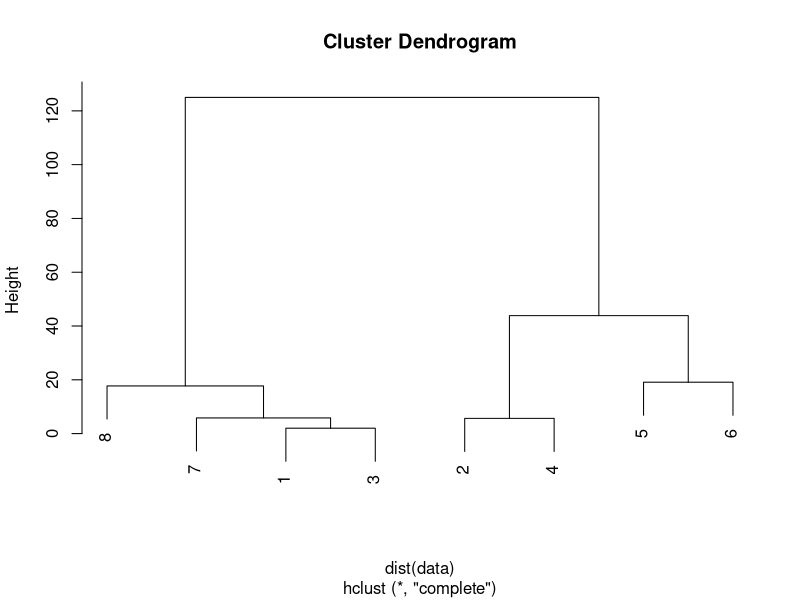

Here is the R script that generated this plot:
### Complete Linkage: When merging clusters containing >1 item, use the maximum distance between items 
### as the distance between clusters, then find the clusters having the minimum distance.

### Set up the data
weight.kg<-c(15,49,13,45,85,66,12,10)
height.cm<-c(95,156,95,160,178,176,90,78)
data<-matrix(cbind(weight.kg,height.cm),nrow=8)
dimnames(data)[[2]]<-c("weight.kg","height.cm")

## Iteration 1, calculate distance between all singletons
dist<-dist(data,diag=TRUE)
round(dist,3) 
## Find the minimum distance 
min(as.dist(dist)[as.dist(dist)!=0])  # 2
### Merge 1 and 3 
### Iteration 2, update distances to the cluster that contains (1,3)
old.dist<-as.matrix(dist)
new.dist<-as.matrix(dist)
new.dist[1,3]<-new.dist[3,1]<-0
new.dist[1,2]<-new.dist[2,1]<-max(old.dist[1,2],old.dist[3,2])
new.dist[1,4]<-new.dist[4,1]<-max(old.dist[1,4],old.dist[3,4])
new.dist[1,5]<-new.dist[5,1]<-max(old.dist[1,5],old.dist[3,5])
new.dist[1,6]<-new.dist[6,1]<-max(old.dist[1,6],old.dist[3,6])
new.dist[1,7]<-new.dist[7,1]<-max(old.dist[1,7],old.dist[3,7])
new.dist[1,8]<-new.dist[8,1]<-max(old.dist[1,8],old.dist[3,8])
new.dist[3,2]<-new.dist[2,3]<-max(old.dist[1,2],old.dist[3,2])
new.dist[3,4]<-new.dist[4,3]<-max(old.dist[1,4],old.dist[3,4])
new.dist[3,5]<-new.dist[5,3]<-max(old.dist[1,5],old.dist[3,5])
new.dist[3,6]<-new.dist[6,3]<-max(old.dist[1,6],old.dist[3,6])
new.dist[3,7]<-new.dist[7,3]<-max(old.dist[1,7],old.dist[3,7])
new.dist[3,8]<-new.dist[8,3]<-max(old.dist[1,8],old.dist[3,8])
## Check that new distance matrix is symmetric
all.equal(new.dist,t(new.dist))
round(as.dist(new.dist),3)
min(as.dist(new.dist)[as.dist(new.dist)!=0])  # 5.656854

## Merge 2 and 4
## Iteration 3; Update distances to the cluster that contains 2 & 4
new.dist2<-new.dist
new.dist2[2,4]<-new.dist2[4,2]<-0
new.dist2[1,2]<-new.dist2[2,1]<-new.dist2[4,1]<-new.dist2[1,4]<-max(old.dist[1,2],old.dist[3,2],old.dist[1,4],old.dist[3,4])
new.dist2[3,2]<-new.dist2[2,3]<-new.dist2[4,3]<-new.dist2[3,4]<-max(old.dist[1,2],old.dist[3,2],old.dist[1,4],old.dist[3,4])
new.dist2[2,5]<-new.dist2[5,2]<-new.dist2[4,5]<-new.dist2[5,4]<-max(old.dist[2,5],old.dist[4,5])
new.dist2[2,6]<-new.dist2[6,2]<-new.dist2[4,6]<-new.dist2[6,4]<-max(old.dist[2,6],old.dist[4,6])
new.dist2[2,7]<-new.dist2[7,2]<-new.dist2[4,7]<-new.dist2[7,4]<-max(old.dist[2,7],old.dist[4,7])
new.dist2[2,8]<-new.dist2[8,2]<-new.dist2[4,8]<-new.dist2[8,4]<-max(old.dist[2,8],old.dist[4,8])
## Check that new distance matrix is symmetric
all.equal(new.dist2,t(new.dist2))
round(as.dist(new.dist2),3)
## Find the minimum distance for identifying what clusters are merged next
min(as.dist(new.dist2)[as.dist(new.dist2)!=0])  #5.830952

# Merge 7 with cluster 1,3
# Iteration 4, Update distances to cluster that contains 1,3,7
new.dist3<-new.dist2
new.dist3[1,7]<-new.dist3[7,1]<-new.dist3[3,7]<-new.dist3[7,3]<-0
new.dist3[1,2]<-new.dist3[2,1]<-new.dist3[4,1]<-new.dist3[1,4]<-max(old.dist[1,2],old.dist[3,2],old.dist[1,4],old.dist[3,4],old.dist[7,2],old.dist[7,4])
new.dist3[3,2]<-new.dist3[2,3]<-new.dist3[4,3]<-new.dist3[3,4]<-max(old.dist[1,2],old.dist[3,2],old.dist[1,4],old.dist[3,4],old.dist[7,2],old.dist[7,4])
new.dist3[7,2]<-new.dist3[2,7]<-new.dist3[4,7]<-new.dist3[7,4]<-max(old.dist[1,2],old.dist[3,2],old.dist[1,4],old.dist[3,4],old.dist[7,2],old.dist[7,4])
new.dist3[1,5]<-new.dist3[5,1]<-new.dist3[3,5]<-new.dist3[5,3]<-new.dist3[7,5]<-new.dist3[5,7]<-max(old.dist[1,5],old.dist[3,5],old.dist[7,5])
new.dist3[1,6]<-new.dist3[6,1]<-new.dist3[3,6]<-new.dist3[6,3]<-new.dist3[7,6]<-new.dist3[6,7]<-max(old.dist[1,6],old.dist[3,6],old.dist[7,6])
new.dist3[1,8]<-new.dist3[8,1]<-new.dist3[3,8]<-new.dist3[8,3]<-new.dist3[7,8]<-new.dist3[8,7]<-max(old.dist[1,8],old.dist[3,8],old.dist[7,8])
## Check that new distance matrix is symmetric
all.equal(new.dist3,t(new.dist3))
round(as.dist(new.dist3),3)
## Find the minimum distance for identifying what clusters are merged next
min(as.dist(new.dist3)[as.dist(new.dist3)!=0]) #17.72005
## Merge 8 with 1, 3, 7

## Now, rather than go through another iteration by hand, apply the hclust function and check results
hclust.complete<-hclust(dist(data),method="complete")
hclust.complete$height
# 2.000000   5.656854   5.830952  17.720045  19.104973  43.863424 125.000000
## Notice the minimum distances correspond to the complete linkage method, which is to use the max 
## distance between clusters as the measure of distance.
plot(hclust.complete)
## And the order of merging agrees with what we got by hand.